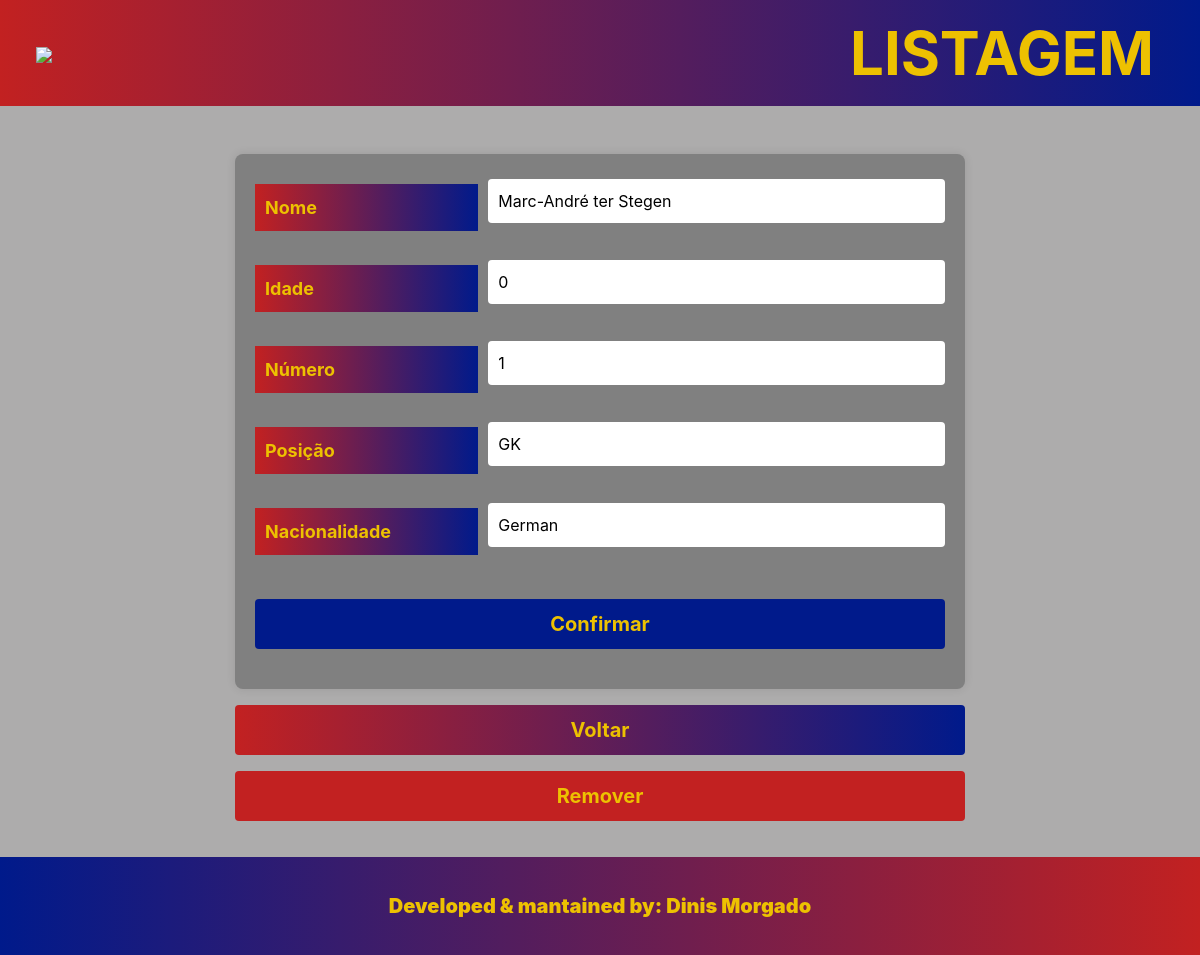
The app's page /editar.php?id=1, older data.
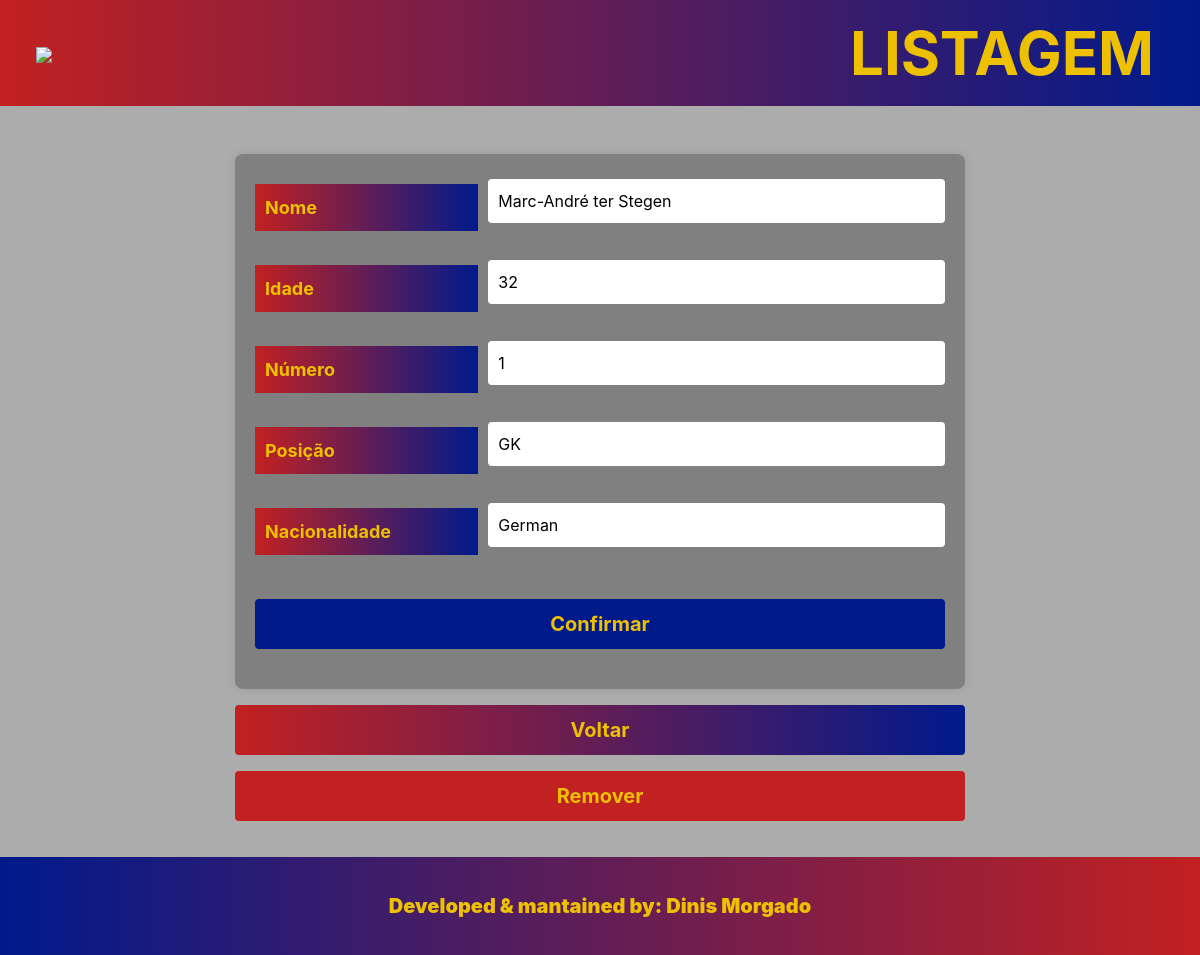
The same page, newer data.
### tables this page shows
CREATE TABLE `equipa` (
  `ID` int(11) NOT NULL,
  `Nome` varchar(50) NOT NULL,
  `Idade` smallint(6) NOT NULL,
  `Nª` smallint(6) NOT NULL,
  `Posicao` varchar(4) NOT NULL,
  `Nacionalidade` varchar(50) NOT NULL
);

### editar.php (the view, shortened to what this page needs)
<?php include 'servidor.php'; ?>
<?php
$id = '';
if (isset($_GET['id'])) {
    $id = intval($_GET['id']);
    $sql = "SELECT * FROM equipa WHERE ID = $id";
    $resultado = mysqli_query($ligacao, $sql);
    if (mysqli_num_rows($resultado) == 1) {
        $linha = mysqli_fetch_assoc($resultado);
    } else {
        echo "<br> Jogador não encontrado <br>";
        exit();
    }
} else {
    echo "<br> ID não especificado <br>";
    exit();
}
?>
<!DOCTYPE html>
<html lang="en">
<head>
  <link rel="stylesheet" href="https://cdn.jsdelivr.net/npm/bootstrap@4.0.0/dist/css/bootstrap.min.css" />
  <link rel="stylesheet" href="styles.css" />
</head>
<body>
  <div class="container">
    <div class="row justify-content-center mt-5">
      <div class="col-md-8">
        <form action="editar.php?id=<?php echo $id; ?>" method="post">
          <div class="form-row">
            <div class="form-group col-md-4">
              <label for="nome">Nome</label>
            </div>
            <div class="form-group col-md-8">
              <input type="text" class="form-control" id="nome" name="nome" value="<?php echo $linha['Nome']; ?>">
            </div>
          </div>
          <div class="form-row">
            <div class="form-group col-md-4">
              <label for="idade">Idade</label>
            </div>
            <div class="form-group col-md-8">
              <input type="number" class="form-control" id="idade" name="idade" value="<?php echo $linha['Idade']; ?>">
            </div>
          </div>
          <div class="form-row">
            <div class="form-group col-md-4">
              <label for="numero">Número</label>
            </div>
            <div class="form-group col-md-8">
              <input type="number" class="form-control" id="numero" name="numero" value="<?php echo $linha['Nª']; ?>">
            </div>
          </div>
          <div class="form-row">
            <div class="form-group col-md-4">
              <label for="posicao">Posição</label>
            </div>
            <div class="form-group col-md-8">
              <input type="text" class="form-control" id="posicao" name="posicao" value="<?php echo $linha['Posicao']; ?>">
            </div>
          </div>
          <div class="form-row">
            <div class="form-group col-md-4">
              <label for="nacionalidade">Nacionalidade</label>
            </div>
            <div class="form-group col-md-8">
              <input type="text" class="form-control" id="nacionalidade" name="nacionalidade" value="<?php echo $linha['Nacionalidade']; ?>">
            </div>
          </div>
          <button type="submit" class="btn btn-primary btn-block">Confirmar</button>
        </form>
        <a href="index.php" class="btn btn-voltar btn-block mt-3">Voltar</a>
        <a href="remover.php?id=<?php echo $linha['ID']; ?>" class="btn btn-remove btn-block mt-3">Remover</a>
      </div>
    </div>
  </div>
</body>
</html>

Row changes from the older to the newer data that the page shows:
changed equipa "Marc-André ter Stegen": idade "0" → "32"
